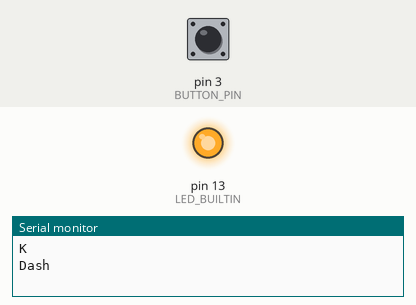
A sketch run on a simulated Arduino Uno, built with avr-gcc and run on an emulated ATmega328P. On the bench: output pins drawn as LEDs (lit = HIGH), the last lines printed to the serial monitor. The inputs (shaded band) are chosen by the test bench; at power-on: pin 3 (BUTTON_PIN) HIGH.

Above: at 1.2 s.
1.3 s: pin 3 (BUTTON_PIN) pulled LOW for 0.15 s
At 3.8 s:
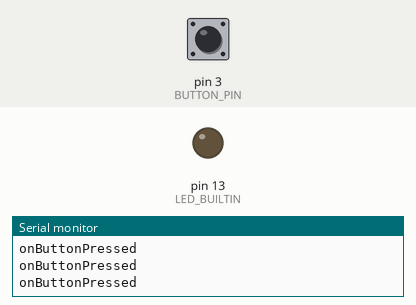
4.4 s: pin 3 (BUTTON_PIN) pulled LOW for 1 s
At 6.1 s:
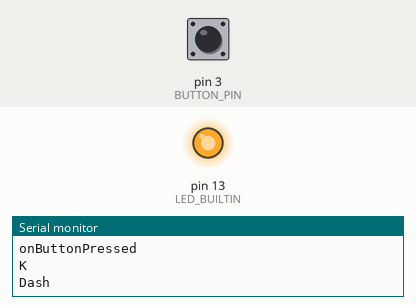
8.4 s: pin 3 (BUTTON_PIN) driven LOW
11.4 s: pin 3 (BUTTON_PIN) driven HIGH
At 13.5 s:
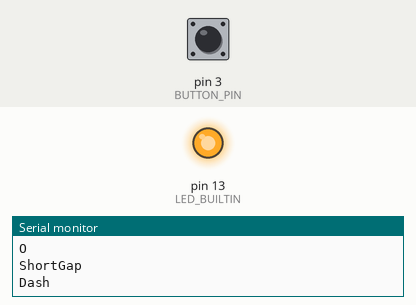
Timing chart, 0 to 14.9 s (numbered marks = the images above; inputs shaded):
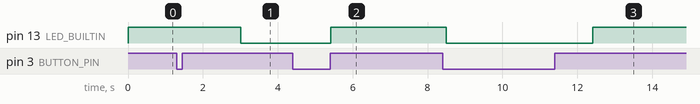

The sketch:

_210_1dot1.ino
```cpp
#include <array>
#include <memory>
#include <unordered_map>
#include <vector>
#define BUTTON
#define TIME_UNIT 1000

#define BUTTON_PIN  3

class Signal
{
  public:
  virtual void run() = 0;
  virtual void print()
  {
    Serial.println("Signal");
  }
};

typedef std::vector<std::shared_ptr<Signal>> signal_collection_t;
bool keep_going = true;

class NullSignal : public Signal
{
  public:
  void run() {}
};

class Dot : public Signal
{
  public:
  void run()
  {
    digitalWrite(LED_BUILTIN, HIGH);
    delay(TIME_UNIT);
    digitalWrite(LED_BUILTIN, LOW);
    delay(TIME_UNIT);
  }
  void print()
  {
    Serial.println("Dot");
  }
};

class Dash : public Signal
{
  public:
  void run()
  {
    digitalWrite(LED_BUILTIN, HIGH);
    delay(3 * TIME_UNIT);
    digitalWrite(LED_BUILTIN, LOW);
    delay(TIME_UNIT);
  }
  void print()
  {
    Serial.println("Dash");
  }
};
class ShortGap : public Signal
{
  public:
  void run()
  {
    digitalWrite(LED_BUILTIN, LOW);
    delay(TIME_UNIT);
  }
  void print()
  {
    Serial.println("ShortGap");
  }
};
class MedGap : public Signal
{
  public:
  void run()
  {
    digitalWrite(LED_BUILTIN, LOW);
    delay(7 * TIME_UNIT);
  }
  void print()
  {
    Serial.println("MedGap");
  }
};

std::unordered_map<char, signal_collection_t> _char_signal_map;

/**
  Makes one from Signal Collection from string literal where:
  . denotes dot (one TIME_UNIT long HIGH, then one TIME_UNIT long LOW)
  - denotes dash (three TIME_UNIT long HIGH, then one TIME_UNIT long LOW)
  [SPACE] denotes short gap (three TIME_UNIT long LOW)
*/
signal_collection_t operator""signalcollection(const char* signal_string, unsigned length)
{
  signal_collection_t _returnable;
  for(int i = 0; i < length; i++)
  {
    if(signal_string[i] == '-')
    {
      _returnable.push_back(std::make_shared<Dash>());
    }
    else if(signal_string[i] == '.')
    {
      _returnable.push_back(std::make_shared<Dot>());
    }
    else if(signal_string[i] == ' ')
    {
      _returnable.push_back(std::make_shared<MedGap>());
    }
  }
  return _returnable;
}

void setupAlphabet()
{
  _char_signal_map.insert(std::pair<char, signal_collection_t>('A', ".-"signalcollection ));
  _char_signal_map.insert(std::pair<char, signal_collection_t>('B', "-..."signalcollection ));
  _char_signal_map.insert(std::pair<char, signal_collection_t>('C', "-.-."signalcollection ));
  _char_signal_map.insert(std::pair<char, signal_collection_t>('D', "-.."signalcollection ));
  _char_signal_map.insert(std::pair<char, signal_collection_t>('E', "."signalcollection ));
  _char_signal_map.insert(std::pair<char, signal_collection_t>('F', "..-."signalcollection ));
  _char_signal_map.insert(std::pair<char, signal_collection_t>('G', "--."signalcollection ));
  _char_signal_map.insert(std::pair<char, signal_collection_t>('H', "...."signalcollection ));
  _char_signal_map.insert(std::pair<char, signal_collection_t>('I', ".."signalcollection ));
  _char_signal_map.insert(std::pair<char, signal_collection_t>('J', ".---"signalcollection ));
  _char_signal_map.insert(std::pair<char, signal_collection_t>('K', "-.-"signalcollection ));
  _char_signal_map.insert(std::pair<char, signal_collection_t>('L', ".-.."signalcollection ));
  _char_signal_map.insert(std::pair<char, signal_collection_t>('M', "--"signalcollection ));
  _char_signal_map.insert(std::pair<char, signal_collection_t>('N', "-."signalcollection ));
  _char_signal_map.insert(std::pair<char, signal_collection_t>('O', "---"signalcollection ));
  _char_signal_map.insert(std::pair<char, signal_collection_t>('P', ".--."signalcollection ));
  _char_signal_map.insert(std::pair<char, signal_collection_t>('Q', "--.-"signalcollection ));
  _char_signal_map.insert(std::pair<char, signal_collection_t>('R', ".-."signalcollection ));
  _char_signal_map.insert(std::pair<char, signal_collection_t>('S', "..."signalcollection ));
  _char_signal_map.insert(std::pair<char, signal_collection_t>('T', "-"signalcollection ));
  _char_signal_map.insert(std::pair<char, signal_collection_t>('U', "..-"signalcollection ));
  _char_signal_map.insert(std::pair<char, signal_collection_t>('V', "...-"signalcollection ));
  _char_signal_map.insert(std::pair<char, signal_collection_t>('W', ".--"signalcollection ));
  _char_signal_map.insert(std::pair<char, signal_collection_t>('X', "-..-"signalcollection ));
  _char_signal_map.insert(std::pair<char, signal_collection_t>('Y', "-.--"signalcollection ));
  _char_signal_map.insert(std::pair<char, signal_collection_t>('Z', "--.."signalcollection ));
  _char_signal_map.insert(std::pair<char, signal_collection_t>(' ', " "signalcollection ));
  _char_signal_map.insert(std::pair<char, signal_collection_t>('-', "-"signalcollection ));
  _char_signal_map.insert(std::pair<char, signal_collection_t>('.', "."signalcollection ));
}


void blinkMorseMessage(const std::string& message)
{
  ShortGap shortgap;
  for(int i = 0; i < message.length(); i++)
  {
    if(!keep_going)
      return;
    Serial.println(message[i]);
    if(i != 0)
    {
      shortgap.run();
      shortgap.print();
    }
    std::unordered_map<char, signal_collection_t>::iterator colxn_iterator = _char_signal_map.find(message[i]);
    if(colxn_iterator != _char_signal_map.end())
    {
      blinkSignalCollection(colxn_iterator->second);
    }
  }
  if(!keep_going)
    return;
  shortgap.run();
  shortgap.print();
}

void blinkSignalCollection(const signal_collection_t& collection)
{
  for(int i = 0; i < collection.size(); i++)
  {
    if(!keep_going)
      return;
    collection[i]->print();
    collection[i]->run();
  }
}


void setup() {
  setupAlphabet();
  pinMode(LED_BUILTIN, OUTPUT);
  pinMode(BUTTON_PIN, INPUT_PULLUP);
  Serial.begin(9600);
  attachInterrupt(digitalPinToInterrupt(BUTTON_PIN), onButtonPressed, LOW);
}

void onButtonPressed()
{
  Serial.println("onButtonPressed");
  keep_going = !keep_going;
}


void loop() {
  if(keep_going)
    blinkMorseMessage("KO");
//  Serial.println(digitalRead(BUTTON_PIN));
//  delay(100);
}
```

Measured:
- after the input at 1.3 s, pin 13 (LED_BUILTIN): goes on until 3.0 s, then stays LOW
- after the input at 4.4 s, pin 13 (LED_BUILTIN): LOW → HIGH after 1.0 s
- after the input at 11.4 s, pin 13 (LED_BUILTIN): LOW → HIGH after 1.0 s
